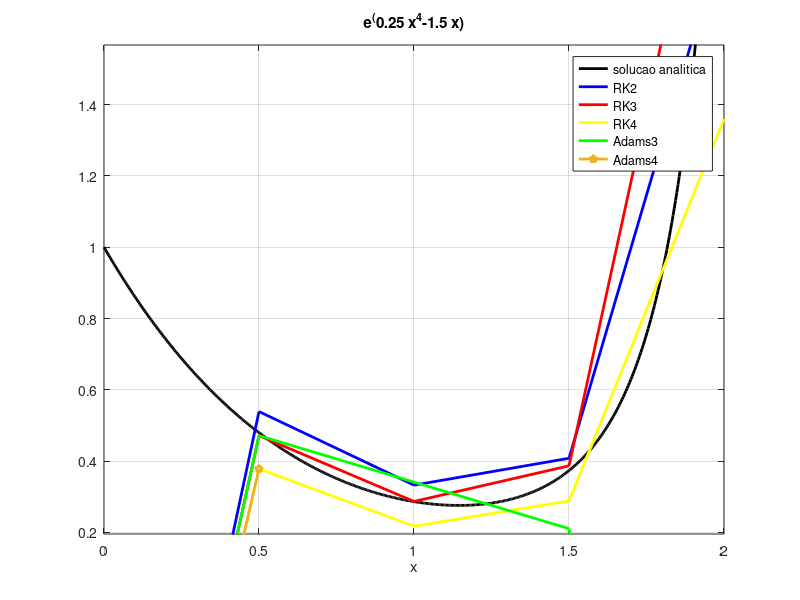

This chart was generated by the following MATLAB code:
figure;
a = ezplot("e^(0.25*x^4-1.5*x)",[0,2])
set(a,"linewidth",2)
set(a,"color","k")
grid on
hold on
trk2 = [0,0.5,1,1.5,2]
yrk2 = [-1.5,0.539062,0.332703,0.408081,1.88418]
rk2 = plot(trk2, yrk2)
set(rk2,"linewidth",2)
set(rk2,"color","b")
hold on
trk3 = [0,0.5,1,1.5,2]
yrk3 = [-1.5,0.471537,0.287046,0.386868,2.37924]
rk3 = plot(trk3, yrk3, "r-")
set(rk3,"linewidth",2)
hold on
trk4 = [0,0.5,1,1.5,2]
yrk4 = [-1.5,0.378323,0.217643,0.288345,1.35965]
rk4 = plot(trk4, yrk4, "y-")
set(rk4,"linewidth",2)
hold on
tad3 = [0,0.5,1.5,2]
yad3 = [-1.5,0.471537,0.210727,-2.49212]
ad3 = plot(tad3, yad3, "g-")
set(ad3,"linewidth",2)
hold on
tad4 = [0,0.5,1.5,2]
yad4 = [-1.5,0.378323,2.67805e+258,nan]
ad4 = plot(tad4, yad4, "p-")
set(ad4,"linewidth",2)
legend('solucao analitica', 'RK2', 'RK3', 'RK4', 'Adams3', 'Adams4');